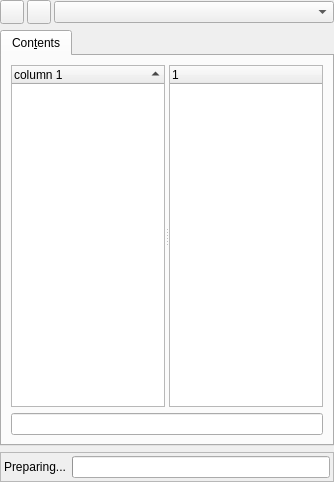
<?xml version="1.0" encoding="UTF-8"?>
<ui version="4.0">
 <comment>*********************************************************************
*********************************************************************</comment>
 <class>HelpDialog</class>
 <widget class="QWidget" name="HelpDialog">
  <property name="geometry">
   <rect>
    <x>0</x>
    <y>0</y>
    <width>334</width>
    <height>482</height>
   </rect>
  </property>
  <property name="windowTitle">
   <string>Help</string>
  </property>
  <property name="whatsThis">
   <string>&lt;b&gt;Project&lt;/b&gt;&lt;p&gt;Choose the topic you want from the contents list.&lt;/p&gt;</string>
  </property>
  <layout class="QVBoxLayout" name="verticalLayout_2">
   <property name="margin">
    <number>0</number>
   </property>
   <item>
    <layout class="QHBoxLayout">
     <property name="spacing">
      <number>3</number>
     </property>
     <item>
      <widget class="QPushButton" name="BProjectDelete">
       <property name="minimumSize">
        <size>
         <width>24</width>
         <height>24</height>
        </size>
       </property>
       <property name="maximumSize">
        <size>
         <width>24</width>
         <height>24</height>
        </size>
       </property>
       <property name="toolTip">
        <string>Remove project from list</string>
       </property>
       <property name="text">
        <string/>
       </property>
       <property name="icon">
        <iconset resource="../../../resources/resources.qrc">
         <normaloff>:/project/images/prj_delete.png</normaloff>:/project/images/prj_delete.png</iconset>
       </property>
       <property name="iconSize">
        <size>
         <width>20</width>
         <height>20</height>
        </size>
       </property>
      </widget>
     </item>
     <item>
      <widget class="QPushButton" name="BProjectAdd">
       <property name="minimumSize">
        <size>
         <width>24</width>
         <height>24</height>
        </size>
       </property>
       <property name="maximumSize">
        <size>
         <width>24</width>
         <height>24</height>
        </size>
       </property>
       <property name="toolTip">
        <string>Add project to list</string>
       </property>
       <property name="text">
        <string/>
       </property>
       <property name="icon">
        <iconset resource="../../../resources/resources.qrc">
         <normaloff>:/project/images/prj_add.png</normaloff>:/project/images/prj_add.png</iconset>
       </property>
       <property name="iconSize">
        <size>
         <width>20</width>
         <height>20</height>
        </size>
       </property>
      </widget>
     </item>
     <item>
      <widget class="QComboBox" name="CBProjects">
       <property name="toolTip">
        <string>List of projects</string>
       </property>
      </widget>
     </item>
    </layout>
   </item>
   <item>
    <widget class="QTabWidget" name="tabWidget">
     <property name="enabled">
      <bool>true</bool>
     </property>
     <property name="whatsThis">
      <string>Displays contents of project, index or bookmarks. Another tab inherits the full text search.</string>
     </property>
     <property name="currentIndex">
      <number>0</number>
     </property>
     <widget class="QWidget" name="contentPage">
      <property name="whatsThis">
       <string>&lt;b&gt;Project&lt;/b&gt;&lt;p&gt;Choose the topic you want from the contents list.&lt;/p&gt;</string>
      </property>
      <attribute name="title">
       <string>Con&amp;tents</string>
      </attribute>
      <layout class="QVBoxLayout" name="verticalLayout">
       <item>
        <widget class="QSplitter" name="splitter">
         <property name="sizePolicy">
          <sizepolicy hsizetype="Expanding" vsizetype="Expanding">
           <horstretch>0</horstretch>
           <verstretch>0</verstretch>
          </sizepolicy>
         </property>
         <property name="orientation">
          <enum>Qt::Horizontal</enum>
         </property>
         <widget class="QTreeWidget" name="listContents">
          <property name="contextMenuPolicy">
           <enum>Qt::CustomContextMenu</enum>
          </property>
          <property name="whatsThis">
           <string>&lt;b&gt;Contents list of project.&lt;/b&gt;&lt;p&gt;Click an item to see the page.&lt;/p&gt;</string>
          </property>
          <property name="editTriggers">
           <set>QAbstractItemView::EditKeyPressed</set>
          </property>
          <property name="dragDropMode">
           <enum>QAbstractItemView::InternalMove</enum>
          </property>
          <property name="selectionBehavior">
           <enum>QAbstractItemView::SelectItems</enum>
          </property>
          <property name="autoExpandDelay">
           <number>2</number>
          </property>
          <property name="uniformRowHeights">
           <bool>true</bool>
          </property>
          <property name="sortingEnabled">
           <bool>true</bool>
          </property>
          <property name="wordWrap">
           <bool>false</bool>
          </property>
          <column>
           <property name="text">
            <string>column 1</string>
           </property>
          </column>
         </widget>
         <widget class="QTreeWidget" name="TWSubItems">
          <property name="rootIsDecorated">
           <bool>false</bool>
          </property>
          <column>
           <property name="text">
            <string/>
           </property>
          </column>
         </widget>
        </widget>
       </item>
       <item>
        <layout class="QHBoxLayout" name="horizontalLayout">
         <property name="spacing">
          <number>0</number>
         </property>
         <item>
          <widget class="QLineEdit" name="LELocateItemByName">
           <property name="sizePolicy">
            <sizepolicy hsizetype="Expanding" vsizetype="Fixed">
             <horstretch>0</horstretch>
             <verstretch>0</verstretch>
            </sizepolicy>
           </property>
           <property name="toolTip">
            <string>Search for an item</string>
           </property>
          </widget>
         </item>
        </layout>
       </item>
      </layout>
     </widget>
    </widget>
   </item>
   <item>
    <widget class="QFrame" name="framePrepare">
     <property name="frameShape">
      <enum>QFrame::StyledPanel</enum>
     </property>
     <property name="frameShadow">
      <enum>QFrame::Raised</enum>
     </property>
     <layout class="QHBoxLayout">
      <property name="spacing">
       <number>6</number>
      </property>
      <property name="margin">
       <number>3</number>
      </property>
      <item>
       <widget class="QLabel" name="labelPrepare">
        <property name="text">
         <string>Preparing...</string>
        </property>
       </widget>
      </item>
      <item>
       <widget class="QProgressBar" name="progressPrepare"/>
      </item>
     </layout>
    </widget>
   </item>
  </layout>
 </widget>
 <tabstops>
  <tabstop>tabWidget</tabstop>
  <tabstop>listContents</tabstop>
 </tabstops>
 <resources>
  <include location="../../../resources/resources.qrc"/>
 </resources>
 <connections/>
</ui>
